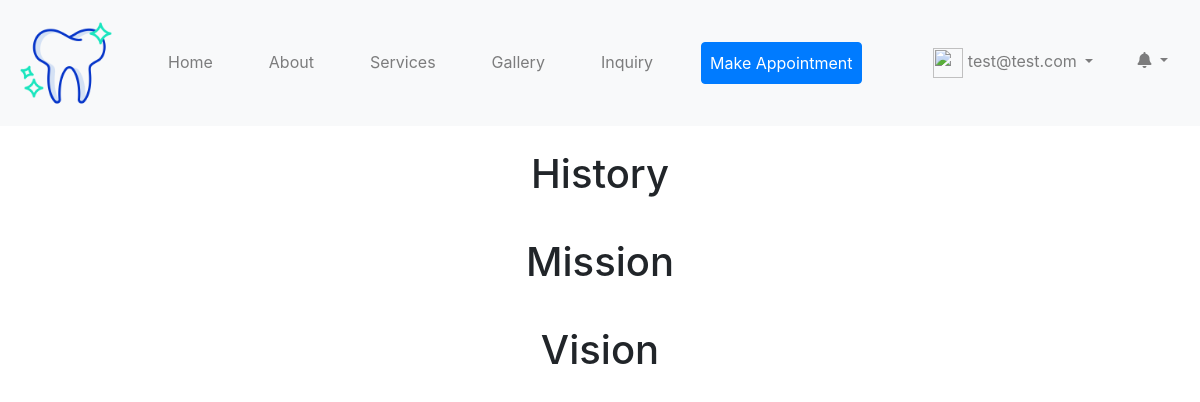
Page /about.php (signed in) on the earlier database version.
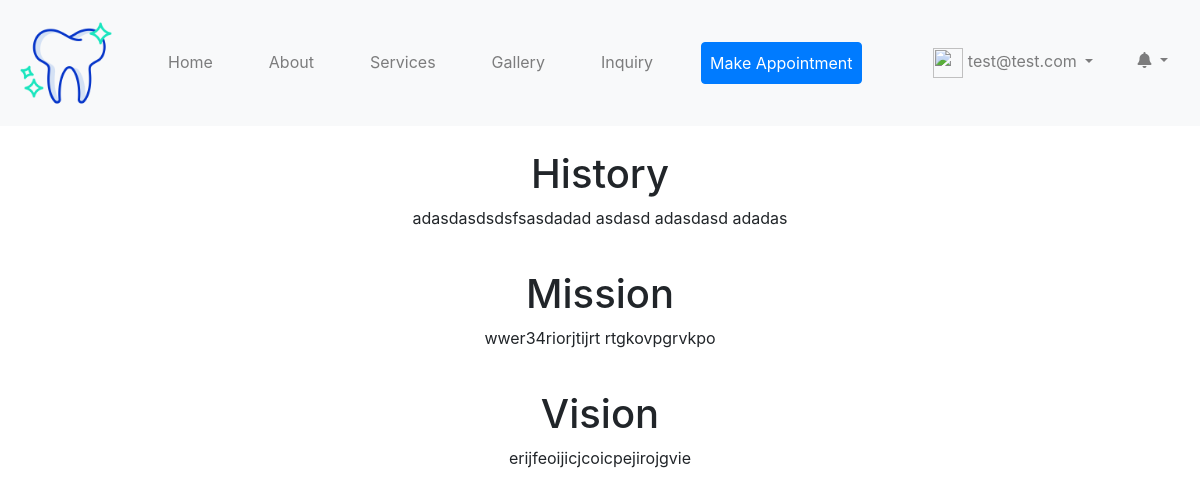
Same page on the later database version.
### tables this page shows
CREATE TABLE `cms_content` (
  `id` int(11) NOT NULL,
  `section` varchar(100) DEFAULT NULL,
  `title` varchar(10000) DEFAULT NULL,
  `description` varchar(10000) DEFAULT NULL,
  `image` varchar(1000) DEFAULT NULL
);

### about.php (the view, shortened to what this page needs)
<!DOCTYPE html>
<html lang="en">
<head>
  <link rel="stylesheet" href="./style/main.css" />
  <link rel="stylesheet" href="./style/home.css" />
  <link rel="stylesheet" type="text/css" href="./admin/style/swiper.css">
  <link rel="stylesheet" type="text/css" href="./admin/style/bootstrap.min.css">
</head>
<body>
  <?php
  include "./component/navigation.php";
  ?>
  <?php
	    require_once "./config/control.php";
        $getHistory = $connect->prepare("SELECT description from cms_content WHERE section='ABOUT' AND title = 'HISTORY'");
        $getHistory->execute();
        $history = $getHistory->fetchAll();
        $getMission = $connect->prepare("SELECT description from cms_content WHERE section='ABOUT' AND title = 'MISSION'");
        $getMission->execute();
        $mission = $getMission->fetchAll();
        $getVision = $connect->prepare("SELECT description from cms_content WHERE section='ABOUT' AND title = 'VISION'");
        $getVision->execute();
        $vision = $getVision->fetchAll();
	 ?>
   <br>
   <div class="container-fluid">
     <div class="row">
       <div class="col-lg-12">
         <h1 class="text-center">History</h1>
         <p class="text-center">
           <?php echo base64_decode($history[0]['description'])?>
         </p>
       </div>
     </div>
     <br>
     <div class="row">
       <div class="col-lg-12">
         <h1 class="text-center">Mission</h1>
         <p class="text-center">
           <?php echo base64_decode($mission[0]['description'])?>
         </p>
       </div>
     </div>
     <br>
     <div class="row">
       <div class="col-lg-12">
         <h1 class="text-center">Vision</h1>
         <p class="text-center">
           <?php echo base64_decode($vision[0]['description'])?>
         </p>
       </div>
     </div>
   </div>
  <br><br><br><br><br><br>
</body>
</html>

Differences in the rows shown:
added cms_content: description "adasdasdsdsfsasdadad asdasd adasdasd adadas"
added cms_content: description "wwer34riorjtijrt rtgkovpgrvkpo"
added cms_content: description "erijfeoijicjcoicpejirojgvie"
